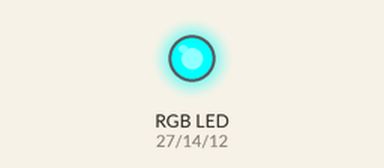
Bench run of a sketch on a simulated ESP32. Shown: an RGB LED mixed from three pins (HIGH = lit).

Above: at 0.5 s.
At 1.5 s:
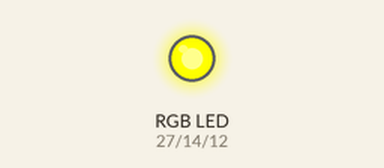
At 5.5 s:
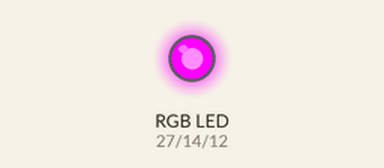
Timing chart, 0 to 6.9 s (numbered marks = the images above):
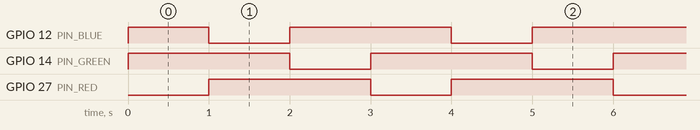

The sketch:

esp_rgb.ino
```cpp
/*
 * This ESP32 code is created by esp32io.com
 *
 * This ESP32 code is released in the public domain
 *
 * For more detail (instruction and wiring diagram), visit https://esp32io.com/tutorials/esp32-rgb-led
 */

#define PIN_RED    27 // GPIO23
#define PIN_GREEN  14 // GPIO22
#define PIN_BLUE   12 // GPIO21

void setColor(int R, int G, int B) {
  analogWrite(PIN_RED,   R);
  analogWrite(PIN_GREEN, G);
  analogWrite(PIN_BLUE,  B);
}

void setup() {
  pinMode(PIN_RED,   OUTPUT);
  pinMode(PIN_GREEN, OUTPUT);
  pinMode(PIN_BLUE,  OUTPUT);
}

void loop() {
  // color code #00C9CC (R = 0,   G = 201, B = 204)
  setColor(0, 255, 255);

  delay(1000); // keep the color 1 second

  // color code #F7788A (R = 247, G = 120, B = 138)
  setColor(255, 255, 0);

  delay(1000); // keep the color 1 second

  // color code #34A853 (R = 52,  G = 168, B = 83)
  setColor(255, 0, 255);

  delay(1000); // keep the color 1 second
}
```

Measured:
- by itself, GPIO 12 (PIN_BLUE): repeats every 3.0 s: LOW 1.0 s, HIGH 2.0 s
- by itself, GPIO 14 (PIN_GREEN), GPIO 27 (PIN_RED): alternates HIGH for 2.0 s and LOW for 1.0 s
- by itself, everything shown: repeats every 3.0 s, in 3 steps
